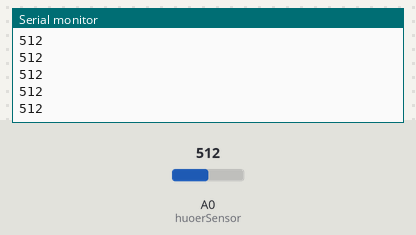
The sketch below on a simulated Arduino Uno, built with avr-gcc and run on an emulated ATmega328P. On the bench: the last lines printed to the serial monitor. The inputs (shaded band) are chosen by the test bench; at power-on: A0 (huoerSensor) = 512.

Above: at 1.2 s.
1.3 s: A0 (huoerSensor) set to 716
At 2.3 s:
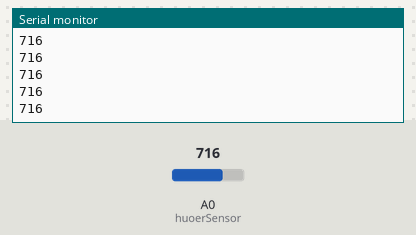
2.8 s: A0 (huoerSensor) set to 900
At 3.9 s:
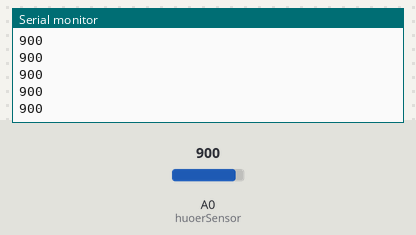
Timing chart, 0 to 5.8 s (numbered marks = the images above; inputs shaded):
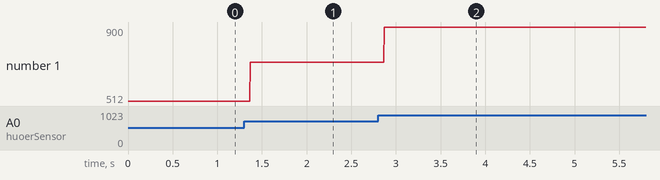

Measured:
- after the input at 1.3 s, the serial monitor: prints a new line after 0.07 s (image 1)
- after the input at 2.8 s, the serial monitor: prints a new line after 0.07 s (image 2)
- plotted number 1: 512 → 716 after the input at 1.3 s, 716 → 900 after the input at 2.8 s

The sketch:

touchSensor.ino
```cpp
//touchSensor触摸板比轻触按键好多了
//按住的话一直是1，灵敏度基本满足要求，无需程序调节
//人碰一下大概是80ms左右，含触摸模块时程序delay不宜大于80ms
const int VCC = 13; //引脚当VCC，请勿模仿
const int touchSIG = 12;

const int huoerSensor = A0;

void setup()
{
    pinMode(touchSIG, INPUT);
    pinMode(VCC, OUTPUT);
    digitalWrite(VCC, HIGH);
    Serial.begin(9600);
}

void loop()
{
    //Serial.println( digitalRead(touchSIG) );
    Serial.println( analogRead(huoerSensor) );
}
```
